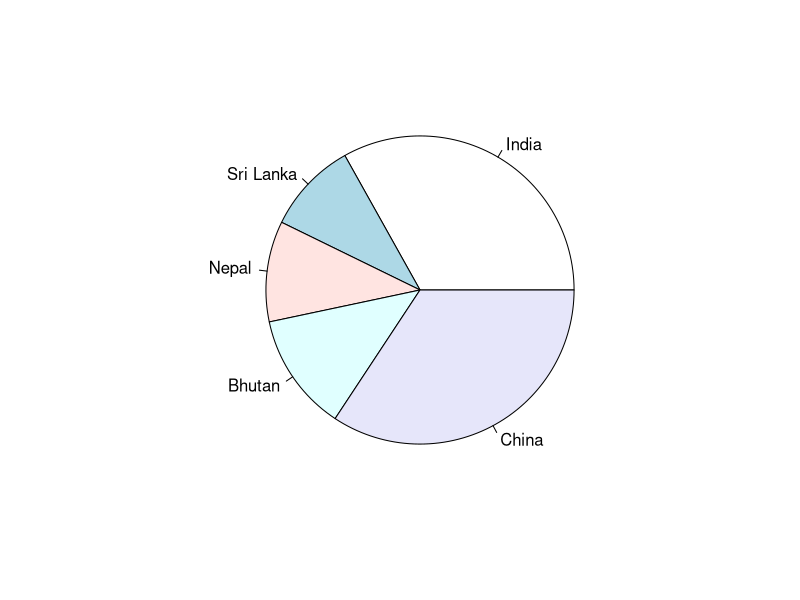

Reproduce this figure in R.
#code for piechart creation #
values <-  c(906, 264, 289, 339, 938)
countries <-  c("India","Sri Lanka","Nepal","Bhutan", "China")

pie(values, labels = countries)